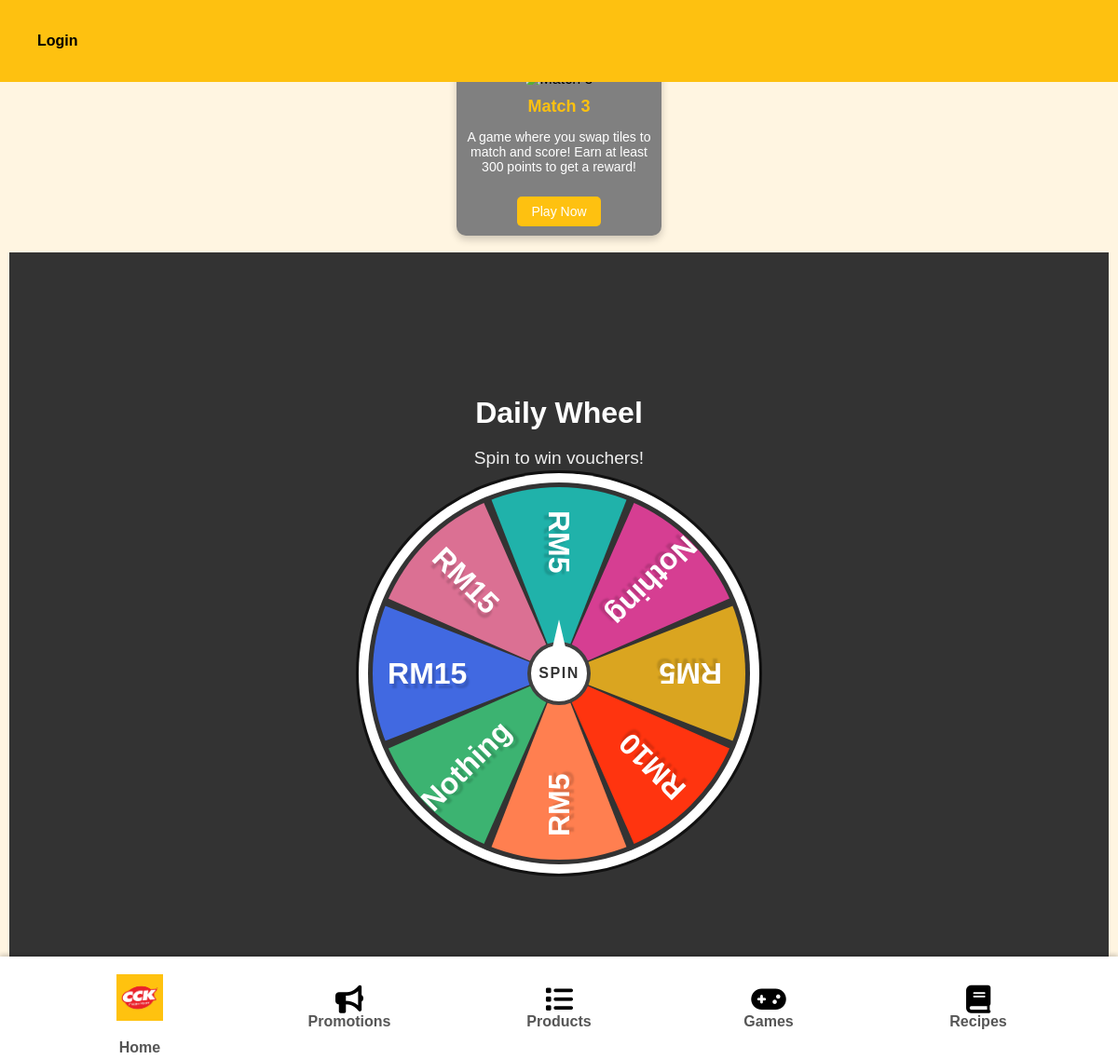
Screenshot of /games.php with the database file from the repository.
### tables this page shows
CREATE TABLE `game` (
  `gameID` int(11) NOT NULL,
  `title` varchar(255) NOT NULL,
  `description` text NOT NULL,
  `image` varchar(255) NOT NULL,
  `gameLink` varchar(255) NOT NULL
);

CREATE TABLE `daily_wheel` (
  `rewardID` int(11) NOT NULL,
  `reward_value` varchar(50) NOT NULL,
  `color` varchar(7) NOT NULL
);

### dailywheel.php (the view, shortened to what this page needs)
<?php
include 'databaseconnection.php';
function getRewards($conn) {
    $sql = "SELECT * FROM daily_wheel";
    $result = $conn->query($sql);
    $rewards = [];
    if ($result->num_rows > 0) {
        while ($row = $result->fetch_assoc()) {
            $rewards[] = $row;
        }
    }
    return $rewards;
}
$rewards = getRewards($conn);
?>
<div class="wheelBody">
    <div class="wheel-content">
        <h2 class="wheel-title">Daily Wheel</h2>
        <p class="wheel-description">Spin to win vouchers!</p>
    <div class="wheel-container">
        <div class="wheel-spinBtn">Spin</div>
            <div class="wheel">
                <?php
                    foreach ($rewards as $index => $reward) {
                        $color = !empty($reward['color']) ? htmlspecialchars($reward['color']) : '#ffffff';
                        $value = htmlspecialchars($reward['reward_value']);
                        echo "<div class='wheelNum' id='segment-$index' style='--i:$index; --clr:$color;'>";
                        echo "<span>$value</span>";
                        echo "</div>";
                    }
                ?>
            </div>
    </div>
    </div>
</div>

### header.php (shortened to what this page needs)
<!DOCTYPE html>
<html lang="en">
<head>
    <link rel="stylesheet" href="styles/style.css">
    <link rel="stylesheet" href="https://cdnjs.cloudflare.com/ajax/libs/font-awesome/6.0.0-beta3/css/all.min.css">
</head>
<body>
    <header>
        <div class="header-container">
            <div class="login">
                <a href="admin_login.php">Login</a>
            </div>
        </div>
        <div class="navbar-wrapper">
            <?php include 'navbar.php'; ?>
        </div>
    </header>

### navbar.php
<nav class="navbar">
    <ul>
        <li>
            <a href="index.php">
                <div class="icon-box">
                <img src="images/ccklogo.png" alt="CCK logo">
                    <span>Home</span>
                </div>
            </a>
        </li>
        <li>
            <a href="promotions.php">
                <div class="icon-box">
                <i class="fa-solid fa-bullhorn"></i>
                    <span>Promotions</span>
                </div>
            </a>
        </li>
        <li>
            <a href="products.php">
                <div class="icon-box">
                <i class="fa-solid fa-list"></i>
                    <span>Products</span>
                </div>
            </a>
        </li>
        <li>
            <a href="games.php">
                <div class="icon-box">
                <i class="fa-solid fa-gamepad"></i>
                    <span>Games</span>
                </div>
            </a>
        </li>
        <li>
            <a href="member_recipe.php">
                <div class="icon-box">
                    <i class="fa-solid fa-book"></i>
                    <span>Recipes</span>
                </div>
            </a>
        </li>
    </ul>
</nav>

### games.php (shortened to what this page needs)
<?php
include 'databaseconnection.php';
$sql = "SELECT * FROM game";
$result = $conn->query($sql);
include 'header.php'; ?>
<br>
<br>
<div class="game-container">
        <?php
        if ($result->num_rows > 0) {
            echo "<div class='game-list'>";
            while ($row = $result->fetch_assoc()) {
                echo "<div class='game-card'>";
                echo "<h3>" . htmlspecialchars($row['title']) . "</h3>";
                echo "<p>" . htmlspecialchars($row['description']) . "</p>";
                echo "<button onclick=\"playGame('" . htmlspecialchars($row['gameLink']) . "')\">Play Now</button>";
                echo "</div>";
            }
            echo "</div>";
        } else {
            echo "<p>No games available.</p>";
        }
    ?>
    <br>
        <?php include 'dailywheel.php'; ?>
    </div>
<?php include 'footer.php'; ?>

### footer.php (shortened to what this page needs)
<br>
<br>
</body>
</html>

### rows the page displays
game: title "Match 3", description "A game where you swap tiles to match and score! Earn at least 300 points to get a reward!"
daily_wheel: $index 0 (drawn), reward_value "RM15"
daily_wheel: $index 1 (drawn), reward_value "RM5"
daily_wheel: $index 2 (drawn), reward_value "Nothing"
daily_wheel: $index 3 (drawn), reward_value "RM5"
daily_wheel: $index 4 (drawn), reward_value "RM10"
daily_wheel: $index 5 (drawn), reward_value "RM5"
daily_wheel: $index 6 (drawn), reward_value "Nothing"
daily_wheel: $index 7 (drawn), reward_value "RM15"
